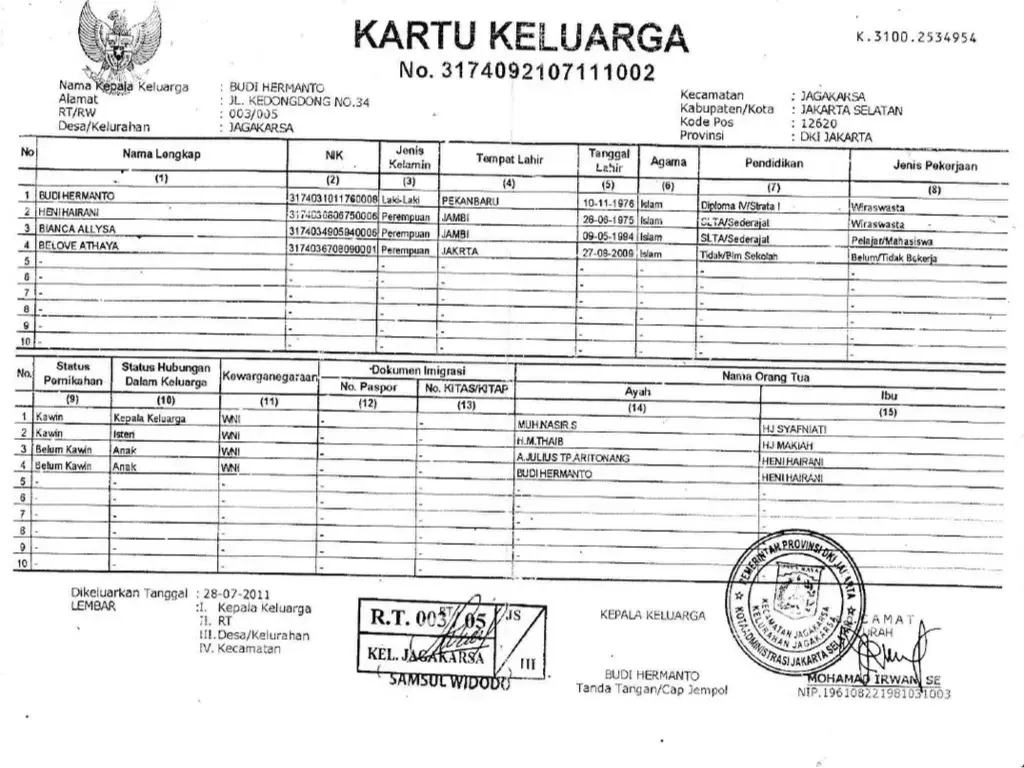
#> input picture uploads/f6c217bb4d934b0db4f651f2df394654.webp, 1024 x 768 px
$ python -i extractor.py   (imports and definitions only)
#> lines starting #> are read from the running program, lines starting #| are printed output that depends on the picture
#> in extract, source is the input picture: PIL image 1024x768 RGBA; mean R, G, B, A 232.5, 232.4, 232.5, 254.6
"""Ekstraksi data Kartu Keluarga menggunakan Tesseract OCR lokal.

Fungsi publik extract(path) mempertahankan kontrak versi sebelumnya:
return (hasil_dict, pesan_peringatan_atau_None).
OCR bersifat best-effort; pengguna tetap harus memeriksa halaman konfirmasi.
"""

import os
import re
from collections import defaultdict

from PIL import Image, ImageEnhance, ImageFilter, ImageOps
import pytesseract
from pytesseract import Output

from schema import KK_FIELDS, ANGGOTA_FIELDS

# Jika Tesseract tidak terdeteksi otomatis (umum di Windows), atur
# TESSERACT_CMD di environment/.env ke lokasi tesseract.exe.
_tesseract_cmd = os.getenv("TESSERACT_CMD")
if _tesseract_cmd:
    pytesseract.pytesseract.tesseract_cmd = _tesseract_cmd

OCR_LANG = os.getenv("TESSERACT_LANG", "ind+eng")


def empty_result():
    return {
        "kk": {field: "" for field, _ in KK_FIELDS},
        "anggota": [],
    }


def _clean(value):
    value = re.sub(r"\s+", " ", str(value or "")).strip(" :;|\t\n")
    return "" if value in {"-", ".", "—", "–"} else value


def _preprocess(image):
    """Persiapkan scan/foto tanpa mengubah isi dokumen."""
    image = ImageOps.exif_transpose(image).convert("RGB")
    image.thumbnail((2800, 2800))
    gray = ImageOps.grayscale(image)
    gray = ImageOps.autocontrast(gray, cutoff=1)
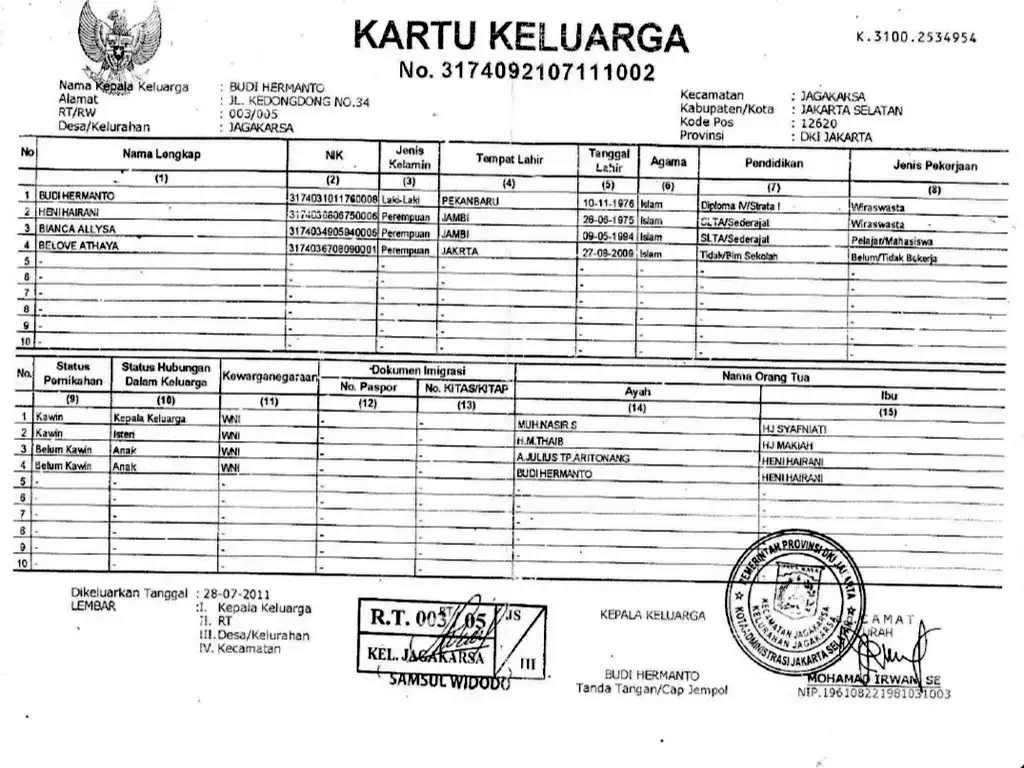
#> gray: PIL image 1024x768 L; min 0, max 255, mean 227
    gray = ImageEnhance.Contrast(gray).enhance(1.6)
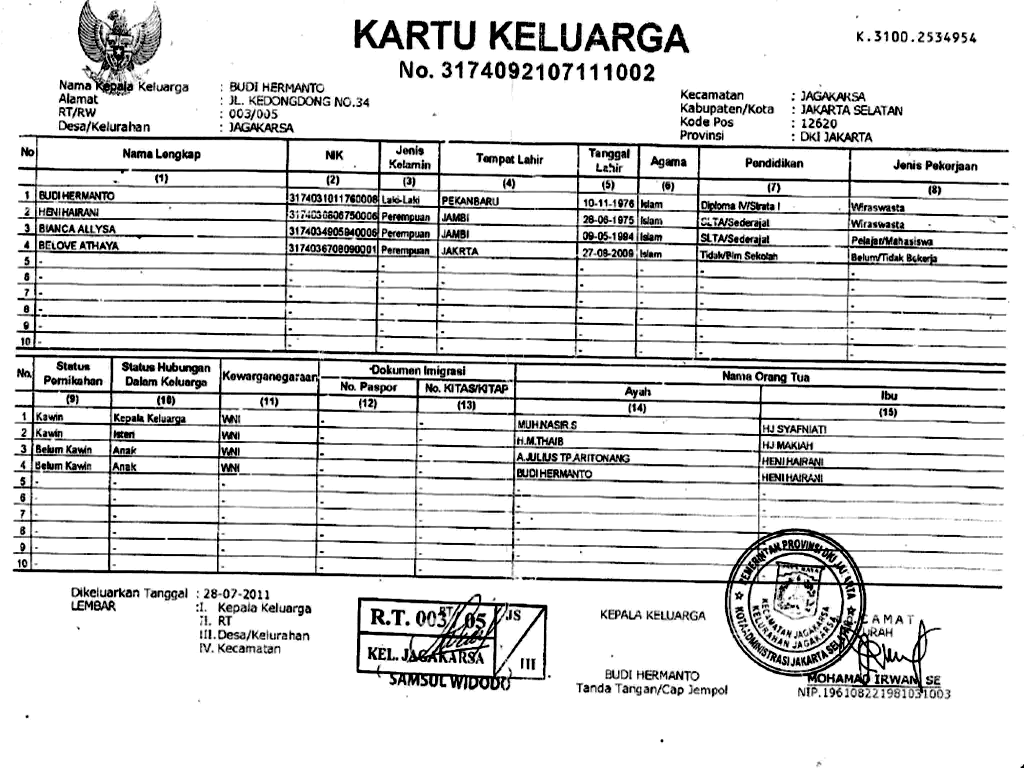
#> gray: PIL image 1024x768 L; min 0, max 255, mean 220.4
    return gray.filter(ImageFilter.SHARPEN)
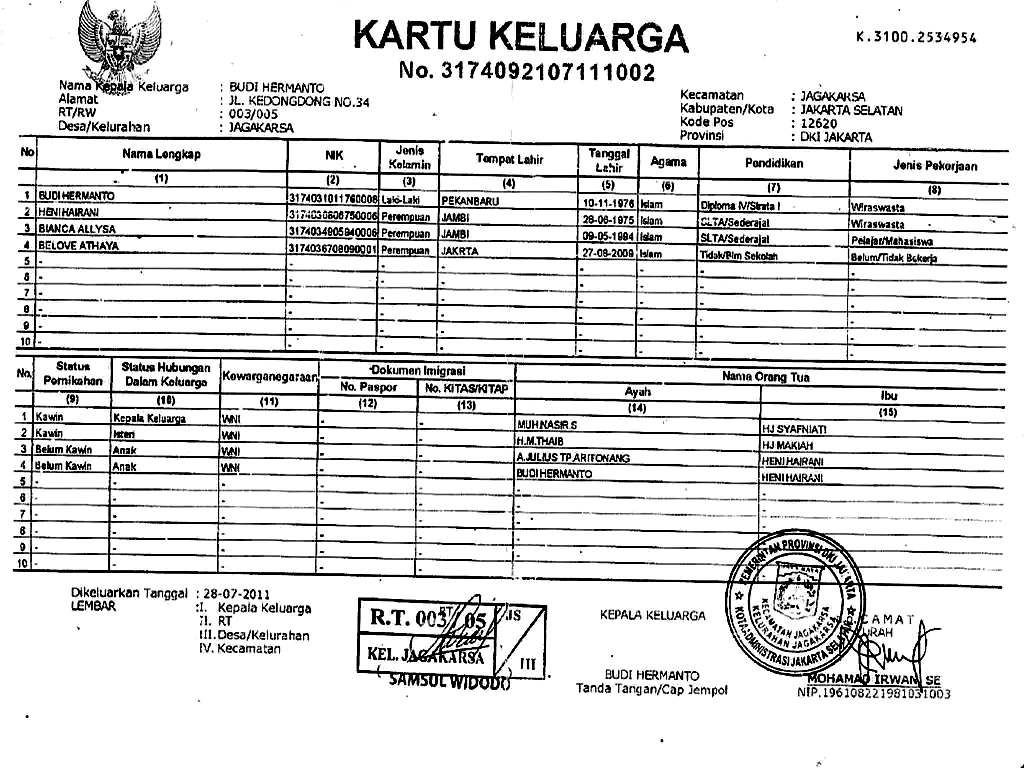
#> returned value: PIL image 1024x768 L; min 0, max 255, mean 220


def _orient(image):
    """Gunakan OSD Tesseract; fallback memilih rotasi dengan teks terbanyak."""
    try:
#> (the run stopped early here; a loop or call above may not have finished)
